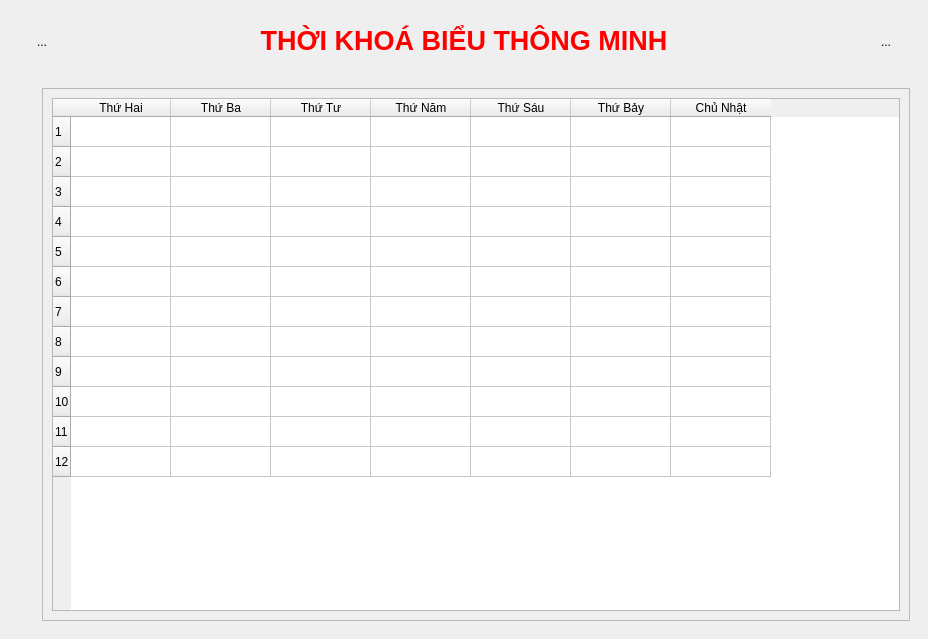
<?xml version="1.0" encoding="UTF-8"?>
<ui version="4.0">
 <class>MainWindow</class>
 <widget class="QMainWindow" name="MainWindow">
  <property name="geometry">
   <rect>
    <x>0</x>
    <y>0</y>
    <width>928</width>
    <height>639</height>
   </rect>
  </property>
  <property name="windowTitle">
   <string>MainWindow</string>
  </property>
  <widget class="QWidget" name="centralwidget">
   <layout class="QGridLayout" name="gridLayout">
    <item row="1" column="0">
     <widget class="QWidget" name="configWindow" native="true">
      <property name="minimumSize">
       <size>
        <width>0</width>
        <height>0</height>
       </size>
      </property>
      <property name="maximumSize">
       <size>
        <width>150</width>
        <height>16777215</height>
       </size>
      </property>
      <layout class="QVBoxLayout" name="verticalLayout">
       <item>
        <widget class="QFrame" name="frameConfig">
         <property name="frameShape">
          <enum>QFrame::Shape::StyledPanel</enum>
         </property>
         <property name="frameShadow">
          <enum>QFrame::Shadow::Raised</enum>
         </property>
        </widget>
       </item>
      </layout>
     </widget>
    </item>
    <item row="0" column="0" colspan="2">
     <widget class="QWidget" name="appName" native="true">
      <property name="maximumSize">
       <size>
        <width>16777215</width>
        <height>64</height>
       </size>
      </property>
      <layout class="QHBoxLayout" name="horizontalLayout">
       <item>
        <widget class="QToolButton" name="toolButtonConfig">
         <property name="minimumSize">
          <size>
           <width>48</width>
           <height>48</height>
          </size>
         </property>
         <property name="maximumSize">
          <size>
           <width>48</width>
           <height>48</height>
          </size>
         </property>
         <property name="styleSheet">
          <string notr="true">border: none;</string>
         </property>
         <property name="text">
          <string>...</string>
         </property>
         <property name="icon">
          <iconset resource="res.qrc">
           <normaloff>:/icons/icons/controls-alt.svg</normaloff>:/icons/icons/controls-alt.svg</iconset>
         </property>
         <property name="iconSize">
          <size>
           <width>48</width>
           <height>48</height>
          </size>
         </property>
        </widget>
       </item>
       <item>
        <widget class="QLabel" name="labelAppName">
         <property name="font">
          <font>
           <pointsize>20</pointsize>
           <bold>true</bold>
          </font>
         </property>
         <property name="text">
          <string>&lt;html&gt;&lt;head/&gt;&lt;body&gt;&lt;p&gt;&lt;span style=&quot; color:#ff0000;&quot;&gt;THỜI KHOÁ BIỂU THÔNG MINH&lt;/span&gt;&lt;/p&gt;&lt;/body&gt;&lt;/html&gt;</string>
         </property>
         <property name="alignment">
          <set>Qt::AlignmentFlag::AlignCenter</set>
         </property>
        </widget>
       </item>
       <item>
        <widget class="QToolButton" name="toolButtonHelp">
         <property name="minimumSize">
          <size>
           <width>48</width>
           <height>48</height>
          </size>
         </property>
         <property name="maximumSize">
          <size>
           <width>48</width>
           <height>48</height>
          </size>
         </property>
         <property name="styleSheet">
          <string notr="true">border: none;</string>
         </property>
         <property name="text">
          <string>...</string>
         </property>
         <property name="icon">
          <iconset resource="res.qrc">
           <normaloff>:/icons/icons/help.svg</normaloff>:/icons/icons/help.svg</iconset>
         </property>
         <property name="iconSize">
          <size>
           <width>48</width>
           <height>48</height>
          </size>
         </property>
        </widget>
       </item>
      </layout>
     </widget>
    </item>
    <item row="1" column="1">
     <widget class="QWidget" name="mainWindow" native="true">
      <layout class="QHBoxLayout" name="horizontalLayout_2">
       <item>
        <widget class="QFrame" name="frame">
         <property name="frameShape">
          <enum>QFrame::Shape::StyledPanel</enum>
         </property>
         <property name="frameShadow">
          <enum>QFrame::Shadow::Raised</enum>
         </property>
         <layout class="QHBoxLayout" name="horizontalLayout_3">
          <item>
           <widget class="QTableWidget" name="tableWidget">
            <property name="rowCount">
             <number>12</number>
            </property>
            <property name="columnCount">
             <number>7</number>
            </property>
            <row/>
            <row/>
            <row/>
            <row/>
            <row/>
            <row/>
            <row/>
            <row/>
            <row/>
            <row/>
            <row/>
            <row/>
            <column>
             <property name="text">
              <string>Thứ Hai</string>
             </property>
            </column>
            <column>
             <property name="text">
              <string>Thứ Ba</string>
             </property>
            </column>
            <column>
             <property name="text">
              <string>Thứ Tư</string>
             </property>
            </column>
            <column>
             <property name="text">
              <string>Thứ Năm</string>
             </property>
            </column>
            <column>
             <property name="text">
              <string>Thứ Sáu</string>
             </property>
            </column>
            <column>
             <property name="text">
              <string>Thứ Bảy</string>
             </property>
            </column>
            <column>
             <property name="text">
              <string>Chủ Nhật</string>
             </property>
            </column>
           </widget>
          </item>
         </layout>
        </widget>
       </item>
      </layout>
     </widget>
    </item>
   </layout>
   <zorder>mainWindow</zorder>
   <zorder>appName</zorder>
   <zorder>configWindow</zorder>
  </widget>
 </widget>
 <resources>
  <include location="res.qrc"/>
 </resources>
 <connections/>
</ui>
